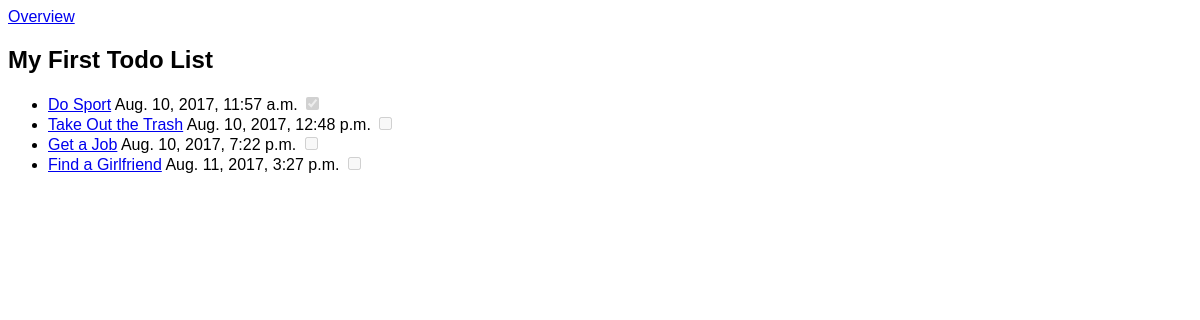
/todos/1/, run on an earlier commit of the app's database.
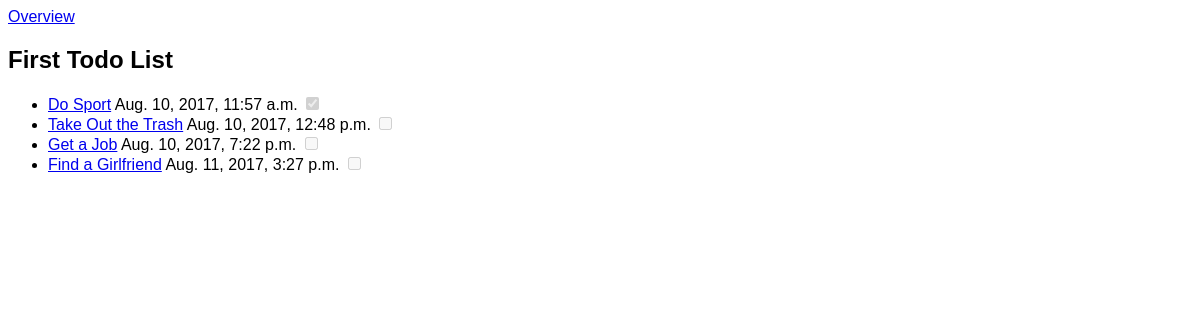
And on a later commit of the database.
### todos/models.py (models this page shows, shortened)
class TodoList(models.Model):
    name = models.CharField(max_length=60)
    created_at = models.DateTimeField(auto_now_add=True)
    order = models.IntegerField(default=0)
    class Meta:
        ordering = ["order",]

### todos/views.py (the view)
# urls.py: url(r"^(?P<todo_list_pk>\d+)/$", views.todo_list_detail, name="todo_list"),
def todo_list_detail(request, todo_list_pk):
    todo_list = get_object_or_404(TodoList, pk=todo_list_pk)
    return render(request, "todos/todo_list_detail.html", {"todo_list": todo_list})

### todos/templates/todos/todo_list_detail.html (shortened to what this page needs)
{% extends "layout.html" %}
{% block content %}
    <h2>{{ todo_list.name }}</h2>
    <ul>
        {% for item in todo_list.item_set.all %}
            <li>
                <a href="{% url 'todos:item' todo_list_pk=todo_list.pk item_pk=item.pk %}">{{ item.name }}</a>
                {{ item.created_at }}
                {% if item.completed %}
                    <input type="checkbox" checked="checked" disabled="disabled"/>
                {% else %}
                    <input type="checkbox" disabled="disabled"/>
                {% endif %}
            </li>
        {% endfor %}
    </ul>
{% endblock %}

What changed in the data, as far as the page shows it:
changed TodoList: name "My First Todo List" → "First Todo List"
